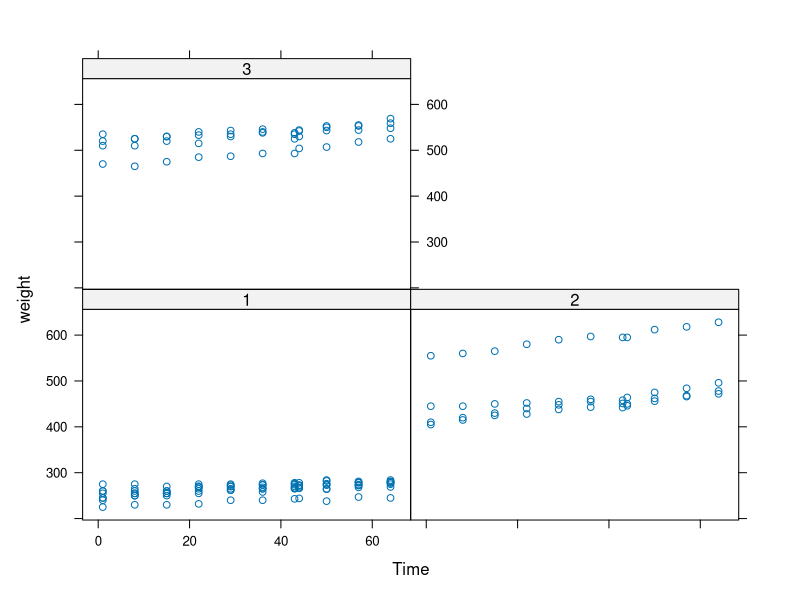
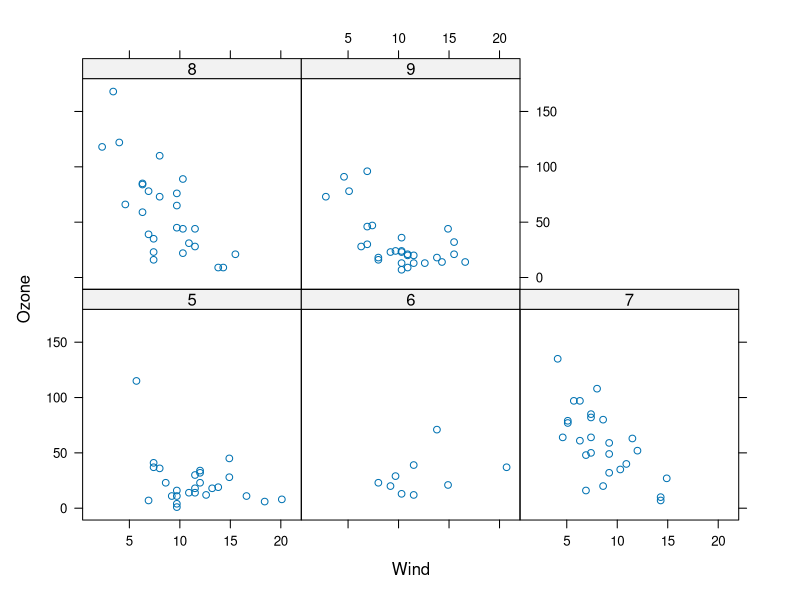

Write the R code that produced these figures, in order. (Note: this script raises an error after producing the figures.)
##############
# Questions
##############

library(nlme)
library(lattice)
library(ggplot2)
library(datasets)

xyplot(weight ~ Time | Diet, BodyWeight)


data(airquality)
p <- xyplot(Ozone ~ Wind | factor(Month), data = airquality)
p

qplot(votes, rating, data = movies)
qplot(votes, rating, data = movies) + stats_smooth("loess")
qplot(votes, rating, data = movies) + geom_smooth()


g <- ggplot(movies, aes(votes, rating))
print(g)

qplot(Wind, Ozone, data = airquality, facets = . ~ factor(Month))
airquality = transform(airquality, Month = factor(Month))
qplot(Wind, Ozone, data = airquality, facets = . ~ Month)
